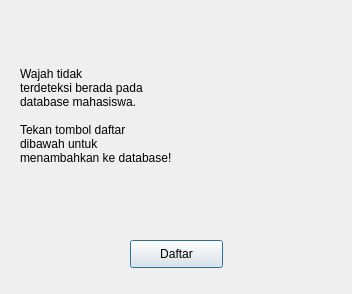
<?xml version="1.0" encoding="UTF-8"?>
<ui version="4.0">
 <class>Dialog</class>
 <widget class="QDialog" name="Dialog">
  <property name="geometry">
   <rect>
    <x>0</x>
    <y>0</y>
    <width>352</width>
    <height>294</height>
   </rect>
  </property>
  <property name="windowTitle">
   <string>Dialog</string>
  </property>
  <widget class="QPushButton" name="pushButton">
   <property name="geometry">
    <rect>
     <x>130</x>
     <y>240</y>
     <width>93</width>
     <height>28</height>
    </rect>
   </property>
   <property name="text">
    <string>Daftar</string>
   </property>
  </widget>
  <widget class="QLabel" name="label">
   <property name="geometry">
    <rect>
     <x>20</x>
     <y>10</y>
     <width>321</width>
     <height>211</height>
    </rect>
   </property>
   <property name="styleSheet">
    <string notr="true">font: 87 12pt &quot;Arial Black&quot;;</string>
   </property>
   <property name="text">
    <string>Wajah tidak
terdeteksi berada pada
database mahasiswa. 

Tekan tombol daftar
dibawah untuk 
menambahkan ke database!</string>
   </property>
  </widget>
 </widget>
 <resources/>
 <connections/>
</ui>
